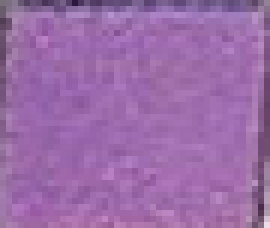
#> input picture app/projects/urine_dipstick_analysis/training_images/0_leukocyctes/4_+++500.jpg, 45 x 38 px (shown 6 times larger)
$ python -i urine_dipstick_image_pre_processing.py   (imports and definitions only)
#> lines starting #> are read from the running program, lines starting #| are printed output that depends on the picture
#> further down, picture is the input picture: shape (38, 45, 3); mean B, G, R 168.4, 107, 154.9
import numpy as np
from cv2 import cv2 as cv
import imutils


# [30 lines left out: function image_pre_processing, not called in this run]


def get_image_contours(image):
    """ Extracts contours from the image.

    Image is converted to a grayscale and a bilateral filter is applied to reduce noise
    and preserve edges. Then a canny filter is used to catch strong edges, contours are
    grabbed and the ten largest contours are retrieved based on area.
    """
    image_gray = cv.cvtColor(image, cv.COLOR_BGR2GRAY)
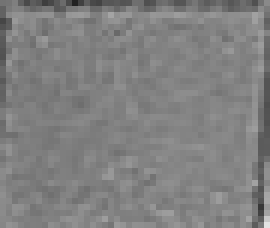
#> image_gray: shape (38, 45) (shown 6 times larger); min 34, max 227, mean 128.3
    image_filtered = cv.bilateralFilter(image_gray, 15, 75, 75)
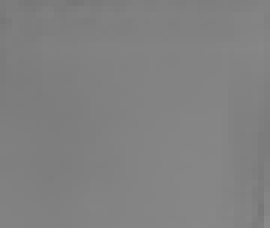
#> image_filtered: shape (38, 45) (shown 6 times larger); min 118, max 138, mean 129.1
    image_edges = cv.Canny(image_filtered, 30, 200)
#> image_edges: shape (38, 45); every value is 0

    contours = cv.findContours(image_edges.copy(), cv.RETR_TREE, cv.CHAIN_APPROX_SIMPLE)
#> contours = 0 contours
    contours = imutils.grab_contours(contours)
#> contours = []
    contours = sorted(contours, key=cv.contourArea, reverse=True)[:10]
    return contours


# [100 lines left out: functions get_dipstick_contour, retrieve_dipstick_image, verify_dipstick, rgb_values, get_dipstick_squares, not called in this run]

>>> import cv2
>>> picture = cv2.imread('training_images/0_leukocyctes/4_+++500.jpg')
>>> result = get_image_contours(picture)
#> result = []
